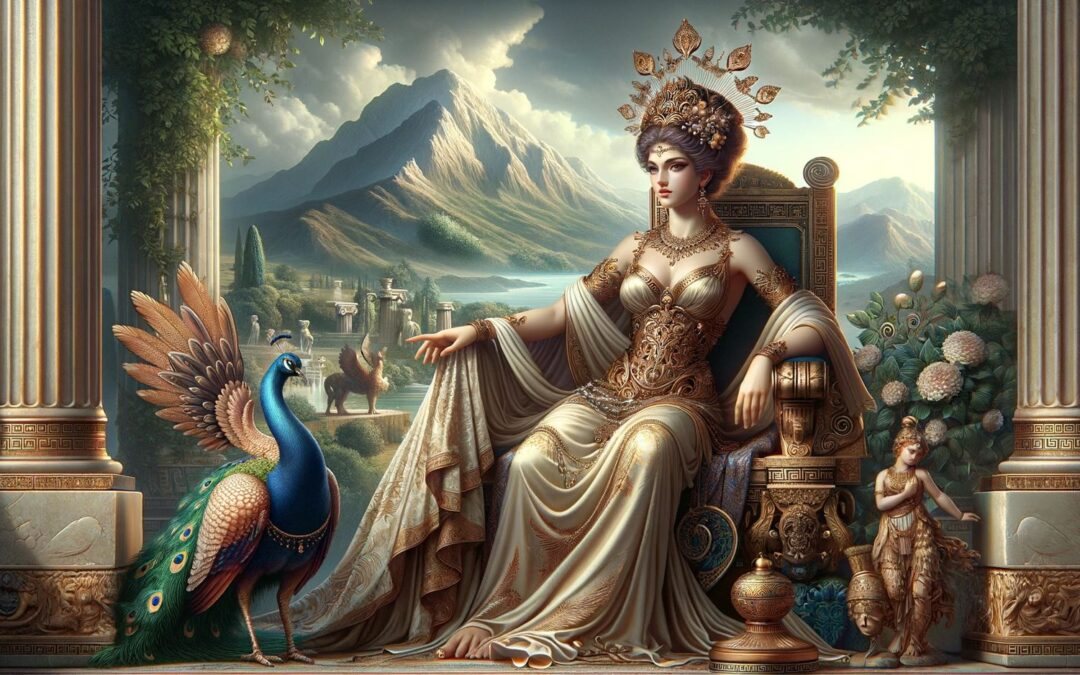
#> input picture lesson_4/hera-bogini-grecka-1080x675 - Copy.jpg, 1080 x 675 px, found by its file name
$ python borderd_image.py
#> lines starting #> are read from the running program, lines starting #| are printed output that depends on the picture
import cv2


image = cv2.imread("lesson_4\hera-bogini-grecka-1080x675 - Copy.jpg")
#> image is the input picture: shape (675, 1080, 3); mean B, G, R 86.5, 103.1, 110.5
cv2.imshow("original image",image)
cv2.waitKey(0)

borderd_image = cv2.copyMakeBorder(image,10,10,10,10,cv2.BORDER_CONSTANT,value=1)
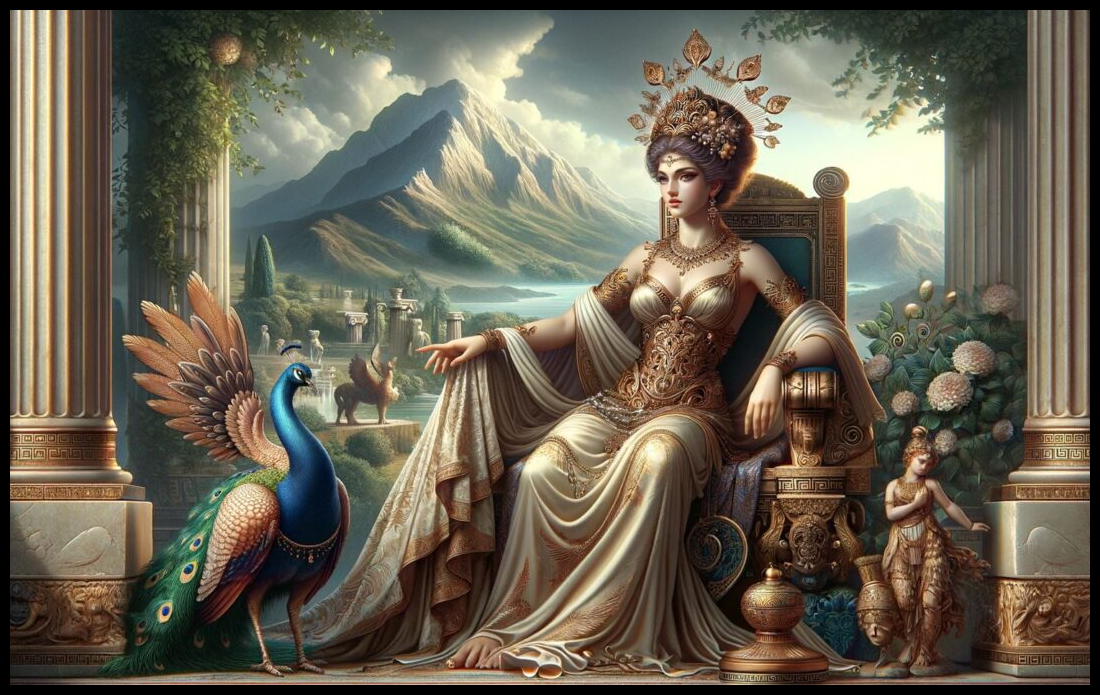
#> borderd_image: shape (695, 1100, 3); mean B, G, R 82.6, 98.3, 105.4
cv2.imshow("border image",borderd_image)
cv2.waitKey(0)
cv2.destroyAllWindows()

$ run again, with lesson_4/baground.jpg copied over lesson_4/hera-bogini-grecka-1080x675 - Copy.jpg
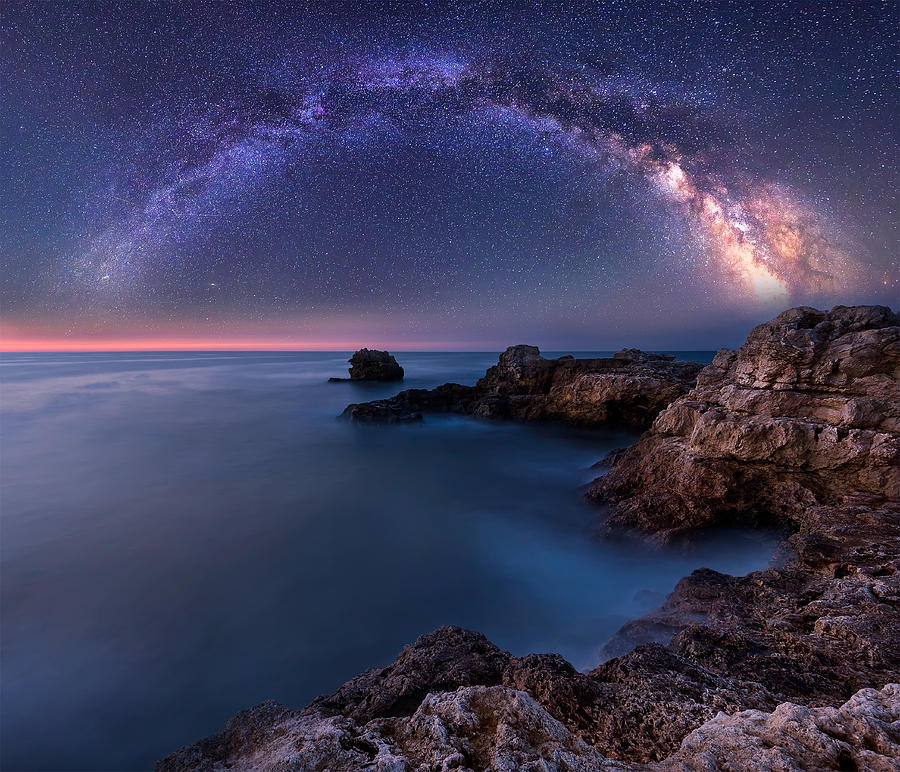
#> input picture lesson_4/baground.jpg, 900 x 772 px, found by its file name
#> image is the input picture: shape (772, 900, 3); mean B, G, R 92.2, 62.1, 62.9
#> `borderd_image = cv2.copyMakeBorder(image,10,10,10,10,cv2.BORDER_CONSTA..`:
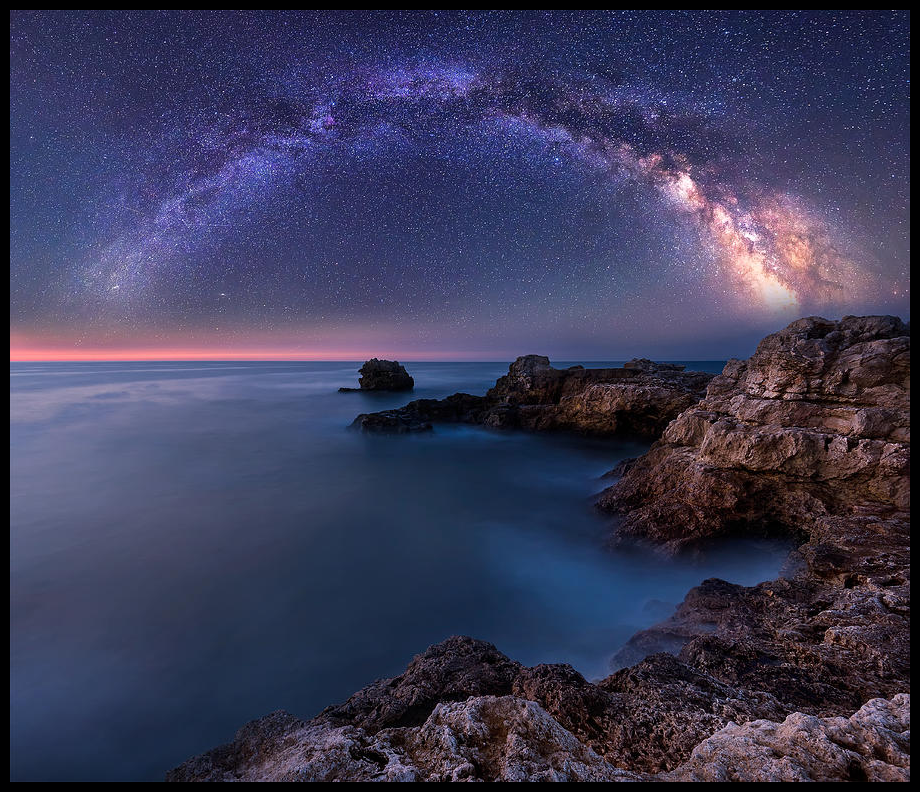
#> borderd_image: shape (792, 920, 3); mean B, G, R 88, 59.2, 60

$ run again, with lesson_4/An_illustration_of_ancient_Greek_gods_and_goddesse_smaller - Copy.png saved as lesson_4/hera-bogini-grecka-1080x675 - Copy.jpg
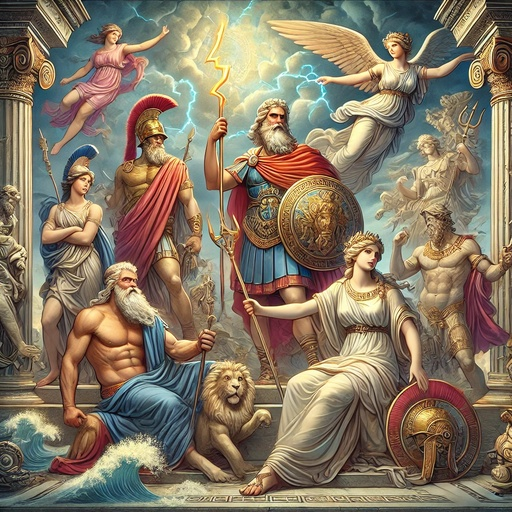
#> input picture lesson_4/An_illustration_of_ancient_Greek_gods_and_goddesse_smaller - Copy.png, 512 x 512 px, found by its file name
#> image is the input picture: shape (512, 512, 3); mean B, G, R 99.1, 119.5, 133.3
#> `borderd_image = cv2.copyMakeBorder(image,10,10,10,10,cv2.BORDER_CONSTA..`:
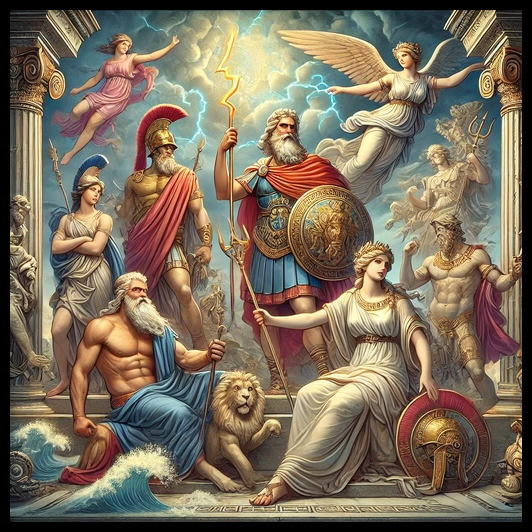
#> borderd_image: shape (532, 532, 3); mean B, G, R 91.8, 110.6, 123.5
